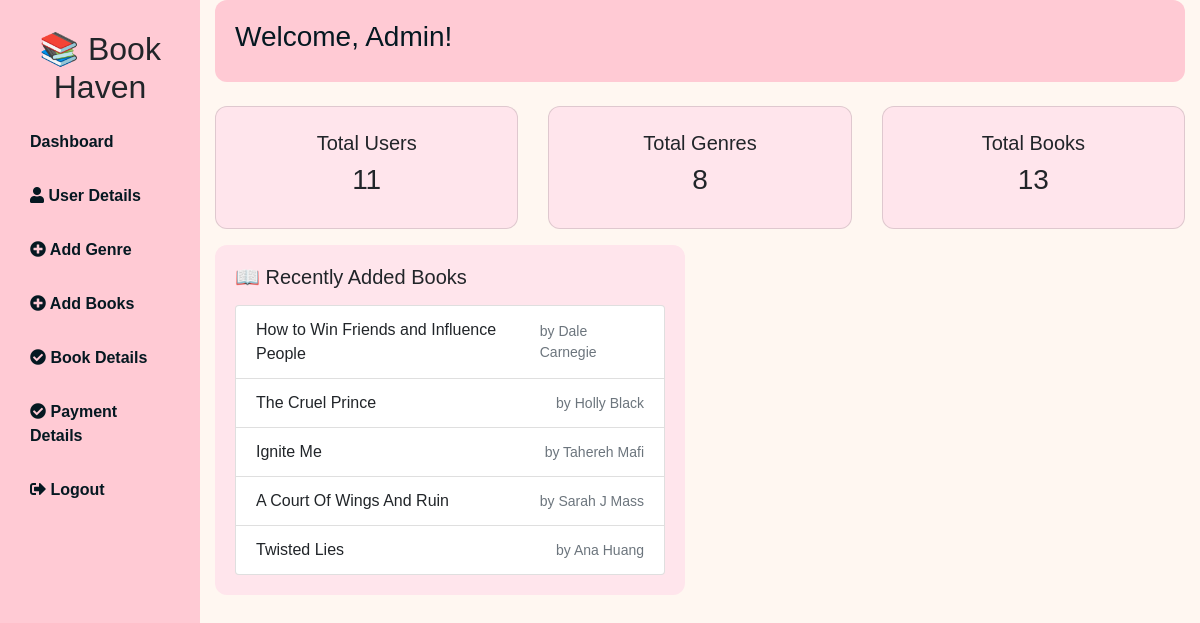
The page /admindashboard.php (signed in) on the database its author committed.
### tables this page shows
CREATE TABLE IF NOT EXISTS `book` (
  `book_id` int(11) NOT NULL AUTO_INCREMENT,
  `pdflink` varchar(225) NOT NULL,
  `title` varchar(100) NOT NULL,
  `author` varchar(50) NOT NULL,
  `isbn` varchar(17) NOT NULL,
  `description` varchar(250) NOT NULL,
  `access_type` int(10) NOT NULL,
  `admin_Id` int(11) NOT NULL,
  `price` decimal(10,2) NOT NULL DEFAULT 0.00,
  PRIMARY KEY (`book_id`),
  KEY `user_idfk` (`admin_Id`)
);

### admindashboard.php (the view, shortened to what this page needs)
<?php
$conn = mysqli_connect('localhost:3307', 'root', '', 'project6');
$userResult = mysqli_query($conn, "SELECT COUNT(*) AS total_users FROM user");
$totalUsers = mysqli_fetch_assoc($userResult)['total_users'];
$genreResult = mysqli_query($conn, "SELECT COUNT(*) AS total_genres FROM genre");
$totalGenres = mysqli_fetch_assoc($genreResult)['total_genres'];
$bookResult = mysqli_query($conn, "SELECT COUNT(*) AS total_books FROM book");
$totalBooks = mysqli_fetch_assoc($bookResult)['total_books'];
$recentBooks = mysqli_query($conn, "SELECT title, author FROM book ORDER BY book_id DESC LIMIT 5");
?>
<!DOCTYPE html>
<html lang="en">
<head>
    <link rel="stylesheet" href="https://cdn.jsdelivr.net/npm/bootstrap@4.6.2/dist/css/bootstrap.min.css" />
    <link rel="stylesheet" href="https://use.fontawesome.com/releases/v5.15.4/css/all.css" />
</head>
<body>
<div class="container-fluid">
    <div class="row">
        <nav class="col-md-2 sidebar">
            <h2 class="text-center">📚 Book Haven</h2>
            <a href="#">Dashboard</a>
            <a href="manage_users.php"><i class="fas fa-user"></i> User Details</a>
            <a href="genre_display_db.php"><i class="fas fa-plus-circle"></i> Add Genre</a>
            <a href="addbooks.php"><i class="fas fa-plus-circle"></i> Add Books</a>
            <a href="displaybooks_db.php"><i class="fas fa-check-circle"></i> Book Details</a>
            <a href="payment_details.php"><i class="fas fa-check-circle"></i> Payment Details</a>
            <a href="adminlogout.php" onclick="return confirm('Are you sure you want to logout?')"><i class="fas fa-sign-out-alt"></i> Logout</a>
        </nav>
        <main class="col-md-10">
            <div class="dashboard-header mb-4">
                <h3>Welcome, Admin!</h3>
            </div>
            <div class="row">
                <div class="col-md-4 mb-3">
                    <div class="card card-custom p-4 text-center">
                        <h5>Total Users</h5>
                        <h3><?php echo $totalUsers; ?></h3>
                    </div>
                </div>
                <div class="col-md-4 mb-3">
                    <div class="card card-custom p-4 text-center">
                        <h5>Total Genres</h5>
                        <h3><?php echo $totalGenres; ?></h3>
                    </div>
                </div>
                <div class="col-md-4 mb-3">
                    <div class="card card-custom p-4 text-center">
                        <h5>Total Books</h5>
                        <h3><?php echo $totalBooks; ?></h3>
                    </div>
                </div>
            </div>
            <div class="row">
                <div class="col-md-6 mb-3">
                    <div class="recent-books">
                        <h5>📖 Recently Added Books</h5>
                        <ul class="list-group mt-3">
                            <?php while($book = mysqli_fetch_assoc($recentBooks)): ?>
                                <li class="list-group-item d-flex justify-content-between align-items-center">
                                    <?php echo htmlspecialchars($book['title']); ?>
                                    <small class="text-muted">by <?php echo htmlspecialchars($book['author']); ?></small>
                                </li>
                            <?php endwhile; ?>
                        </ul>
                    </div>
                </div>
            </div>
        </main>
    </div>
</div>
</body>
</html>

### admindashboard.php (style rules this page uses)
body { background-color: #fff7f1; font-family: "Poppins", sans-serif; }
.sidebar { background-color: #ffcad4; height: 100vh; padding-top: 30px; }
.sidebar a { color: #051821; font-weight: bold; display: block; padding: 15px; text-decoration: none; }
.dashboard-header { background-color: #ffcad4; color: #051821; padding: 20px; border-radius: 12px; }
.card-custom { background-color: #ffe5ec; border-radius: 12px; }
.recent-books { background-color: #ffe5ec; border-radius: 12px; padding: 20px; }

### rows shown on the page
book: title "How to Win Friends and Influence People", author "Dale Carnegie"
book: title "The Cruel Prince", author "Holly Black"
book: title "Ignite Me", author "Tahereh Mafi"
book: title "A Court Of Wings And Ruin", author "Sarah J Mass"
book: title "Twisted Lies", author "Ana Huang"

### other values the page prints
$totalUsers "11"
$totalGenres "8"
$totalBooks "13"
